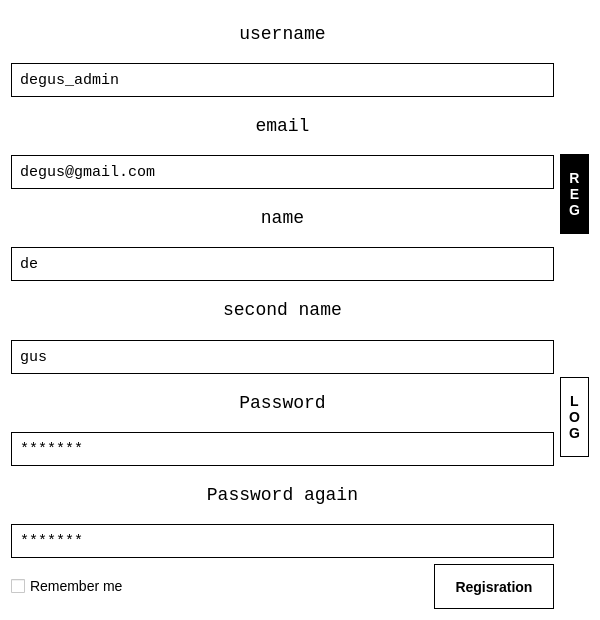
<?xml version="1.0" encoding="UTF-8"?>
<ui version="4.0">
 <class>RegisterWindow</class>
 <widget class="QWidget" name="RegisterWindow">
  <property name="geometry"><rect><x>0</x><y>0</y><width>600</width><height>620</height></rect></property>
  <property name="windowTitle"><string>Registration</string></property>
  <property name="styleSheet"><string>QWidget { background: white; color: black; font-family: Arial; font-size: 14px; } QLineEdit { border: 1px solid black; padding: 6px; font-family: monospace; font-size: 15px; } QPushButton { border: 1px solid black; background: white; padding: 8px; font-weight: bold; } QPushButton:hover { background-color: #f2f2f2; } QPushButton:pressed { background-color: #e6e6e6; }</string></property>
  <layout class="QHBoxLayout" name="mainLayout">
   <property name="ContentsMargins"><number>80</number><number>30</number><number>80</number><number>30</number></property>
   <item>
    <layout class="QVBoxLayout" name="formLayout">
     <item><widget class="QLabel" name="l1"><property name="text"><string>username</string></property><property name="alignment"><set>Qt::AlignCenter</set></property><property name="styleSheet"><string>font-size: 18px; font-family: monospace;</string></property></widget></item>
     <item><widget class="QLineEdit" name="editUsername"><property name="text"><string>degus_admin</string></property></widget></item>
     <item><widget class="QLabel" name="l2"><property name="text"><string>email</string></property><property name="alignment"><set>Qt::AlignCenter</set></property><property name="styleSheet"><string>font-size: 18px; font-family: monospace;</string></property></widget></item>
     <item><widget class="QLineEdit" name="editEmail"><property name="text"><string>degus@gmail.com</string></property></widget></item>
     <item><widget class="QLabel" name="l3"><property name="text"><string>name</string></property><property name="alignment"><set>Qt::AlignCenter</set></property><property name="styleSheet"><string>font-size: 18px; font-family: monospace;</string></property></widget></item>
     <item><widget class="QLineEdit" name="editName"><property name="text"><string>de</string></property></widget></item>
     <item><widget class="QLabel" name="l4"><property name="text"><string>second name</string></property><property name="alignment"><set>Qt::AlignCenter</set></property><property name="styleSheet"><string>font-size: 18px; font-family: monospace;</string></property></widget></item>
     <item><widget class="QLineEdit" name="editSecondName"><property name="text"><string>gus</string></property></widget></item>
     <item><widget class="QLabel" name="l5"><property name="text"><string>Password</string></property><property name="alignment"><set>Qt::AlignCenter</set></property><property name="styleSheet"><string>font-size: 18px; font-family: monospace;</string></property></widget></item>
     <item><widget class="QLineEdit" name="editPassword"><property name="text"><string>*******</string></property></widget></item>
     <item><widget class="QLabel" name="l6"><property name="text"><string>Password again</string></property><property name="alignment"><set>Qt::AlignCenter</set></property><property name="styleSheet"><string>font-size: 18px; font-family: monospace;</string></property></widget></item>
     <item><widget class="QLineEdit" name="editPasswordAgain"><property name="text"><string>*******</string></property></widget></item>
     <item>
      <layout class="QHBoxLayout" name="bottomLayout">
       <item><widget class="QCheckBox" name="chkRemember"><property name="text"><string>Remember me</string></property></widget></item>
       <item><spacer name="hSpacer"><property name="orientation"><enum>Qt::Horizontal</enum></property><property name="sizeHint" stdset="0"><size><width>40</width><height>20</height></size></property></spacer></item>
       <item><widget class="QPushButton" name="btnRegister"><property name="minimumSize"><size><width>120</width><height>45</height></size></property><property name="text"><string>Regisration</string></property><property name="styleSheet"><string>QPushButton { font-weight: bold; } QPushButton:hover { background-color: #fce0c5; }</string></property></widget></item>
      </layout>
     </item>
    </layout>
   </item>
   <item>
    <layout class="QVBoxLayout" name="switchLayout">
     <property name="spacing"><number>0</number></property>
     <item><widget class="QPushButton" name="btnGoReg"><property name="maximumSize"><size><width>40</width><height>80</height></size></property><property name="text"><string>R&#10;E&#10;G</string></property><property name="styleSheet"><string>QPushButton { background: black; color: white; border: 1px solid black; } QPushButton:hover { background: #333333; }</string></property></widget></item>
     <item><widget class="QPushButton" name="btnGoLog"><property name="maximumSize"><size><width>40</width><height>80</height></size></property><property name="text"><string>L&#10;O&#10;G</string></property><property name="styleSheet"><string>QPushButton { background: white; color: black; border: 1px solid black; } QPushButton:hover { background: #f2f2f2; }</string></property></widget></item>
     <item><spacer name="vSpacer"><property name="orientation"><enum>Qt::Vertical</enum></property></spacer></item>
    </layout>
   </item>
  </layout>
 </widget>
</ui>
